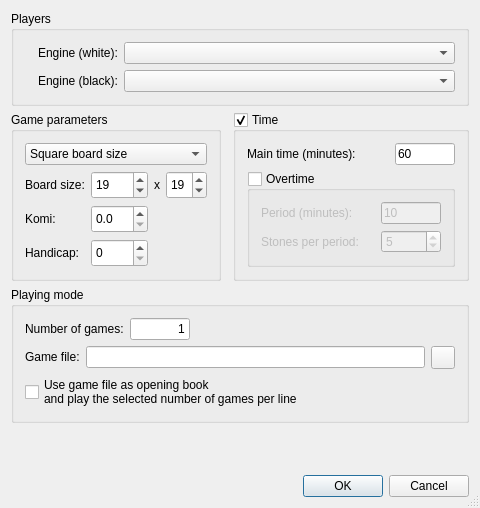
<?xml version="1.0" encoding="UTF-8"?>
<ui version="4.0">
 <class>TwoAIGameDlgGui</class>
 <widget class="QDialog" name="TwoAIGameDlgGui">
  <property name="enabled">
   <bool>true</bool>
  </property>
  <property name="geometry">
   <rect>
    <x>0</x>
    <y>0</y>
    <width>480</width>
    <height>508</height>
   </rect>
  </property>
  <property name="sizePolicy">
   <sizepolicy hsizetype="Preferred" vsizetype="Preferred">
    <horstretch>0</horstretch>
    <verstretch>0</verstretch>
   </sizepolicy>
  </property>
  <property name="windowTitle">
   <string>Computer Game</string>
  </property>
  <property name="sizeGripEnabled">
   <bool>true</bool>
  </property>
  <property name="modal">
   <bool>false</bool>
  </property>
  <layout class="QGridLayout" name="gridLayout_7">
   <item row="4" column="0" colspan="3">
    <layout class="QHBoxLayout">
     <property name="spacing">
      <number>6</number>
     </property>
     <property name="leftMargin">
      <number>0</number>
     </property>
     <property name="topMargin">
      <number>0</number>
     </property>
     <property name="rightMargin">
      <number>0</number>
     </property>
     <property name="bottomMargin">
      <number>0</number>
     </property>
     <item>
      <spacer name="Horizontal Spacing2">
       <property name="orientation">
        <enum>Qt::Horizontal</enum>
       </property>
       <property name="sizeType">
        <enum>QSizePolicy::Expanding</enum>
       </property>
       <property name="sizeHint" stdset="0">
        <size>
         <width>224</width>
         <height>20</height>
        </size>
       </property>
      </spacer>
     </item>
     <item>
      <widget class="QDialogButtonBox" name="buttonBox">
       <property name="standardButtons">
        <set>QDialogButtonBox::Cancel|QDialogButtonBox::Ok</set>
       </property>
      </widget>
     </item>
    </layout>
   </item>
   <item row="2" column="0" colspan="3">
    <widget class="QGroupBox" name="loadBox">
     <property name="sizePolicy">
      <sizepolicy hsizetype="Preferred" vsizetype="Preferred">
       <horstretch>0</horstretch>
       <verstretch>0</verstretch>
      </sizepolicy>
     </property>
     <property name="title">
      <string>Playing mode</string>
     </property>
     <layout class="QGridLayout" name="gridLayout_6">
      <item row="1" column="0" colspan="2">
       <widget class="QWidget" name="widget" native="true">
        <layout class="QGridLayout" name="gridLayout_5">
         <property name="leftMargin">
          <number>0</number>
         </property>
         <property name="topMargin">
          <number>0</number>
         </property>
         <property name="rightMargin">
          <number>0</number>
         </property>
         <property name="bottomMargin">
          <number>0</number>
         </property>
         <item row="0" column="0">
          <widget class="QLabel" name="label_8">
           <property name="text">
            <string>Game file:</string>
           </property>
          </widget>
         </item>
         <item row="0" column="1">
          <widget class="QLineEdit" name="gameToLoad">
           <property name="enabled">
            <bool>true</bool>
           </property>
          </widget>
         </item>
        </layout>
       </widget>
      </item>
      <item row="1" column="2">
       <widget class="QToolButton" name="filePathButton">
        <property name="text">
         <string/>
        </property>
        <property name="icon">
         <iconset resource="q4go.qrc">
          <normaloff>:/ClientWindowGui/images/clientwindow/fileopen.png</normaloff>:/ClientWindowGui/images/clientwindow/fileopen.png</iconset>
        </property>
       </widget>
      </item>
      <item row="0" column="0" colspan="3">
       <widget class="QWidget" name="widget_2" native="true">
        <layout class="QHBoxLayout" name="horizontalLayout">
         <property name="leftMargin">
          <number>0</number>
         </property>
         <property name="topMargin">
          <number>0</number>
         </property>
         <property name="rightMargin">
          <number>0</number>
         </property>
         <property name="bottomMargin">
          <number>0</number>
         </property>
         <item>
          <widget class="QLabel" name="label_6">
           <property name="text">
            <string>Number of games:</string>
           </property>
          </widget>
         </item>
         <item>
          <widget class="QLineEdit" name="numGamesEdit">
           <property name="maximumSize">
            <size>
             <width>60</width>
             <height>16777215</height>
            </size>
           </property>
           <property name="text">
            <string>1</string>
           </property>
           <property name="alignment">
            <set>Qt::AlignRight|Qt::AlignTrailing|Qt::AlignVCenter</set>
           </property>
          </widget>
         </item>
         <item>
          <spacer name="horizontalSpacer">
           <property name="orientation">
            <enum>Qt::Horizontal</enum>
           </property>
           <property name="sizeHint" stdset="0">
            <size>
             <width>1</width>
             <height>20</height>
            </size>
           </property>
          </spacer>
         </item>
        </layout>
       </widget>
      </item>
      <item row="2" column="0" colspan="3">
       <widget class="QCheckBox" name="playOpeningsCheckBox">
        <property name="text">
         <string>Use game file as opening book
and play the selected number of games per line</string>
        </property>
       </widget>
      </item>
     </layout>
    </widget>
   </item>
   <item row="1" column="0">
    <widget class="QGroupBox" name="gameParamsBox">
     <property name="sizePolicy">
      <sizepolicy hsizetype="Preferred" vsizetype="Preferred">
       <horstretch>0</horstretch>
       <verstretch>0</verstretch>
      </sizepolicy>
     </property>
     <property name="title">
      <string>Game parameters</string>
     </property>
     <layout class="QGridLayout" name="gridLayout_4">
      <item row="1" column="2">
       <widget class="QLabel" name="label_7">
        <property name="text">
         <string>x</string>
        </property>
       </widget>
      </item>
      <item row="3" column="1">
       <widget class="QSpinBox" name="handicapSpinBox">
        <property name="maximumSize">
         <size>
          <width>60</width>
          <height>32767</height>
         </size>
        </property>
        <property name="maximum">
         <number>13</number>
        </property>
       </widget>
      </item>
      <item row="1" column="0">
       <widget class="QLabel" name="TextLabel3">
        <property name="text">
         <string>Board size:</string>
        </property>
        <property name="wordWrap">
         <bool>false</bool>
        </property>
       </widget>
      </item>
      <item row="2" column="0">
       <widget class="QLabel" name="TextLabel4">
        <property name="text">
         <string>Komi:</string>
        </property>
        <property name="wordWrap">
         <bool>false</bool>
        </property>
       </widget>
      </item>
      <item row="1" column="1">
       <widget class="QSpinBox" name="boardsizeSpinBox">
        <property name="maximumSize">
         <size>
          <width>60</width>
          <height>32767</height>
         </size>
        </property>
        <property name="minimum">
         <number>4</number>
        </property>
        <property name="maximum">
         <number>52</number>
        </property>
        <property name="value">
         <number>19</number>
        </property>
       </widget>
      </item>
      <item row="3" column="0">
       <widget class="QLabel" name="TextLabel5">
        <property name="text">
         <string>Handicap:</string>
        </property>
        <property name="wordWrap">
         <bool>false</bool>
        </property>
       </widget>
      </item>
      <item row="2" column="1">
       <widget class="KomiSpinBox" name="komiSpin">
        <property name="maximumSize">
         <size>
          <width>60</width>
          <height>32767</height>
         </size>
        </property>
        <property name="focusPolicy">
         <enum>Qt::StrongFocus</enum>
        </property>
        <property name="acceptDrops">
         <bool>true</bool>
        </property>
        <property name="decimals">
         <number>1</number>
        </property>
       </widget>
      </item>
      <item row="1" column="3">
       <widget class="QSpinBox" name="boardsizeYSpinBox">
        <property name="maximumSize">
         <size>
          <width>60</width>
          <height>32767</height>
         </size>
        </property>
        <property name="minimum">
         <number>4</number>
        </property>
        <property name="maximum">
         <number>52</number>
        </property>
        <property name="value">
         <number>19</number>
        </property>
       </widget>
      </item>
      <item row="0" column="0" colspan="4">
       <widget class="QComboBox" name="boardTypeComboBox">
        <item>
         <property name="text">
          <string>Square board size</string>
         </property>
        </item>
        <item>
         <property name="text">
          <string>Rectangular board</string>
         </property>
        </item>
       </widget>
      </item>
     </layout>
    </widget>
   </item>
   <item row="1" column="2">
    <widget class="QGroupBox" name="timeBox">
     <property name="title">
      <string>Time</string>
     </property>
     <property name="checkable">
      <bool>true</bool>
     </property>
     <layout class="QGridLayout" name="gridLayout_3">
      <item row="0" column="0">
       <widget class="QLabel" name="label">
        <property name="text">
         <string>Main time (minutes):</string>
        </property>
       </widget>
      </item>
      <item row="0" column="1">
       <widget class="QLineEdit" name="mainTimeEdit">
        <property name="maximumSize">
         <size>
          <width>60</width>
          <height>16777215</height>
         </size>
        </property>
        <property name="text">
         <string>60</string>
        </property>
       </widget>
      </item>
      <item row="1" column="0" colspan="2">
       <widget class="QGroupBox" name="overtimeGroupBox">
        <property name="title">
         <string>Overtime</string>
        </property>
        <property name="checkable">
         <bool>true</bool>
        </property>
        <property name="checked">
         <bool>false</bool>
        </property>
        <layout class="QGridLayout" name="gridLayout_2">
         <item row="0" column="1">
          <widget class="QLineEdit" name="overPeriodEdit">
           <property name="maximumSize">
            <size>
             <width>60</width>
             <height>16777215</height>
            </size>
           </property>
           <property name="text">
            <string>10</string>
           </property>
          </widget>
         </item>
         <item row="0" column="0">
          <widget class="QLabel" name="label_4">
           <property name="text">
            <string>Period (minutes):</string>
           </property>
          </widget>
         </item>
         <item row="1" column="0">
          <widget class="QLabel" name="label_5">
           <property name="text">
            <string>Stones per period:</string>
           </property>
          </widget>
         </item>
         <item row="1" column="1">
          <widget class="QSpinBox" name="overStonesSpinBox">
           <property name="value">
            <number>5</number>
           </property>
          </widget>
         </item>
        </layout>
       </widget>
      </item>
     </layout>
    </widget>
   </item>
   <item row="0" column="0" colspan="3">
    <widget class="QGroupBox" name="groupBox">
     <property name="title">
      <string>Players</string>
     </property>
     <layout class="QGridLayout" name="gridLayout">
      <item row="0" column="1">
       <widget class="QLabel" name="label_2">
        <property name="text">
         <string>Engine (white):</string>
        </property>
       </widget>
      </item>
      <item row="0" column="2">
       <widget class="QComboBox" name="engineWComboBox">
        <property name="sizePolicy">
         <sizepolicy hsizetype="Expanding" vsizetype="Preferred">
          <horstretch>0</horstretch>
          <verstretch>0</verstretch>
         </sizepolicy>
        </property>
       </widget>
      </item>
      <item row="1" column="1">
       <widget class="QLabel" name="label_3">
        <property name="text">
         <string>Engine (black):</string>
        </property>
       </widget>
      </item>
      <item row="1" column="2">
       <widget class="QComboBox" name="engineBComboBox">
        <property name="sizePolicy">
         <sizepolicy hsizetype="Preferred" vsizetype="Preferred">
          <horstretch>0</horstretch>
          <verstretch>0</verstretch>
         </sizepolicy>
        </property>
       </widget>
      </item>
      <item row="0" column="0">
       <widget class="QLabel" name="TextLabel2">
        <property name="text">
         <string/>
        </property>
        <property name="pixmap">
         <pixmap resource="q4go.qrc">:/images/stone_w16.png</pixmap>
        </property>
        <property name="wordWrap">
         <bool>false</bool>
        </property>
       </widget>
      </item>
      <item row="1" column="0">
       <widget class="QLabel" name="TextLabel1">
        <property name="text">
         <string/>
        </property>
        <property name="pixmap">
         <pixmap resource="q4go.qrc">:/images/stone_b16.png</pixmap>
        </property>
        <property name="wordWrap">
         <bool>false</bool>
        </property>
       </widget>
      </item>
     </layout>
    </widget>
   </item>
   <item row="3" column="1" colspan="2">
    <spacer name="spacer3">
     <property name="orientation">
      <enum>Qt::Vertical</enum>
     </property>
     <property name="sizeType">
      <enum>QSizePolicy::Expanding</enum>
     </property>
     <property name="sizeHint" stdset="0">
      <size>
       <width>20</width>
       <height>1</height>
      </size>
     </property>
    </spacer>
   </item>
  </layout>
 </widget>
 <layoutdefault spacing="6" margin="11"/>
 <customwidgets>
  <customwidget>
   <class>KomiSpinBox</class>
   <extends>QDoubleSpinBox</extends>
   <header>komispinbox.h</header>
  </customwidget>
 </customwidgets>
 <tabstops>
  <tabstop>engineWComboBox</tabstop>
  <tabstop>engineBComboBox</tabstop>
  <tabstop>boardTypeComboBox</tabstop>
  <tabstop>boardsizeSpinBox</tabstop>
  <tabstop>boardsizeYSpinBox</tabstop>
  <tabstop>komiSpin</tabstop>
  <tabstop>handicapSpinBox</tabstop>
  <tabstop>overPeriodEdit</tabstop>
  <tabstop>overStonesSpinBox</tabstop>
 </tabstops>
 <includes>
  <include location="local">komispinbox.h</include>
 </includes>
 <resources>
  <include location="q4go.qrc"/>
 </resources>
</ui>
